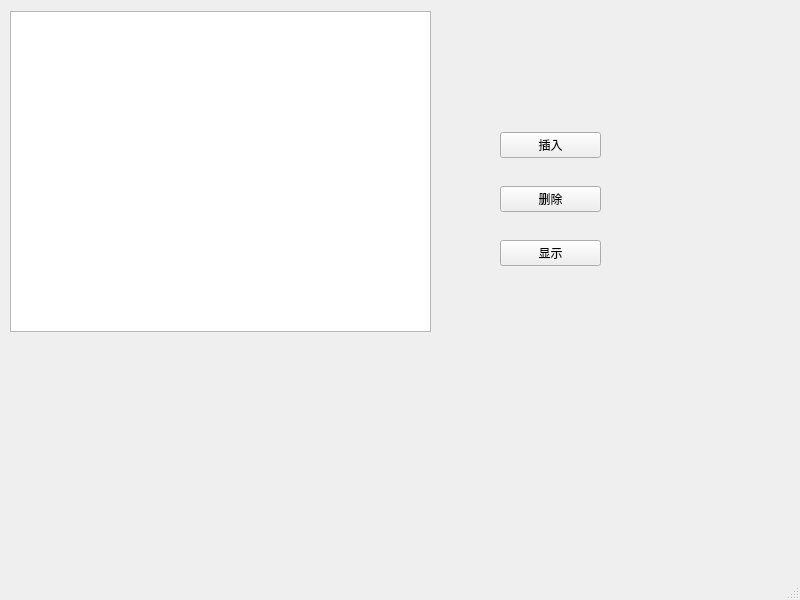
<?xml version="1.0" encoding="UTF-8"?>
<ui version="4.0">
 <class>MainWindow</class>
 <widget class="QMainWindow" name="MainWindow">
  <property name="geometry">
   <rect>
    <x>0</x>
    <y>0</y>
    <width>800</width>
    <height>600</height>
   </rect>
  </property>
  <property name="windowTitle">
   <string>MainWindow</string>
  </property>
  <widget class="QWidget" name="centralwidget">
   <widget class="QTableView" name="tableView">
    <property name="geometry">
     <rect>
      <x>10</x>
      <y>11</y>
      <width>421</width>
      <height>321</height>
     </rect>
    </property>
   </widget>
   <widget class="QWidget" name="verticalLayoutWidget">
    <property name="geometry">
     <rect>
      <x>500</x>
      <y>110</y>
      <width>101</width>
      <height>181</height>
     </rect>
    </property>
    <layout class="QVBoxLayout" name="verticalLayout">
     <item>
      <widget class="QPushButton" name="pushButton">
       <property name="text">
        <string>插入</string>
       </property>
      </widget>
     </item>
     <item>
      <widget class="QPushButton" name="pushButton_2">
       <property name="text">
        <string>删除</string>
       </property>
      </widget>
     </item>
     <item>
      <widget class="QPushButton" name="pushButton_3">
       <property name="text">
        <string>显示</string>
       </property>
      </widget>
     </item>
    </layout>
   </widget>
  </widget>
  <widget class="QMenuBar" name="menubar">
   <property name="geometry">
    <rect>
     <x>0</x>
     <y>0</y>
     <width>800</width>
     <height>23</height>
    </rect>
   </property>
  </widget>
  <widget class="QStatusBar" name="statusbar"/>
 </widget>
 <resources/>
 <connections/>
</ui>
